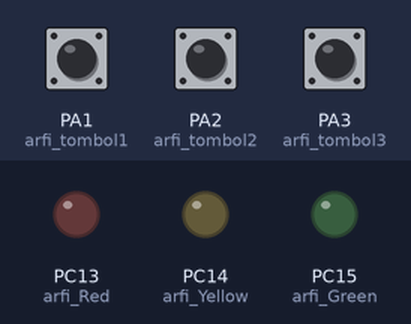
A sketch run on a simulated STM32 Blue Pill. On the bench: output pins drawn as LEDs (lit = HIGH). Inputs (shaded band) come from the test bench; at power-on: PA1 (arfi_tombol1) LOW, PA2 (arfi_tombol2) LOW, PA3 (arfi_tombol3) LOW. What the sketch prints to the serial monitor is not drawn.

Above: at 1.2 s.
1.3 s: PA1 (arfi_tombol1) pulled HIGH for 3.2 s
At 5.6 s:
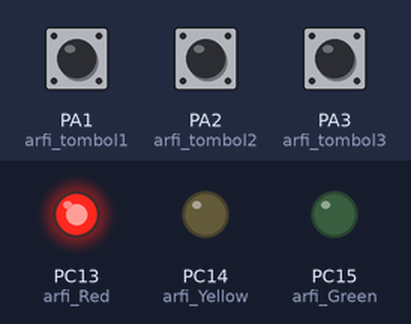
6.0 s: PA2 (arfi_tombol2) pulled HIGH for 1 s
At 6.4 s:
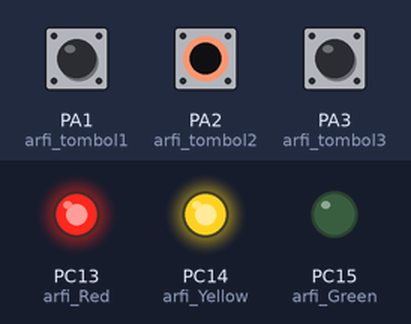
8.5 s: PA3 (arfi_tombol3) pulled HIGH for 1 s
At 8.8 s:
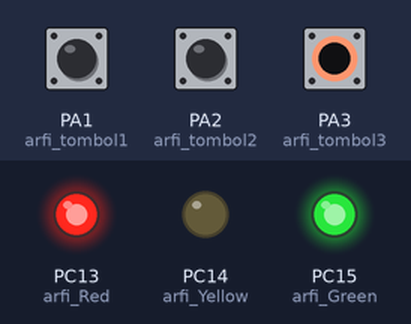
11.0 s: PA1 (arfi_tombol1) pulled HIGH for 1 s
At 12.3 s:
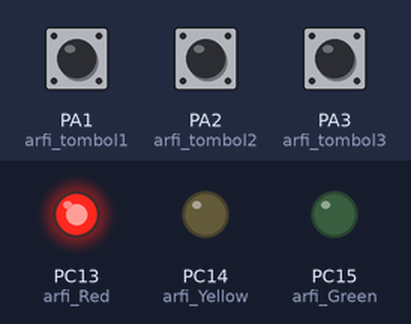
15.0 s: PA1 (arfi_tombol1) pulled HIGH for 0.15 s
At 16.2 s:
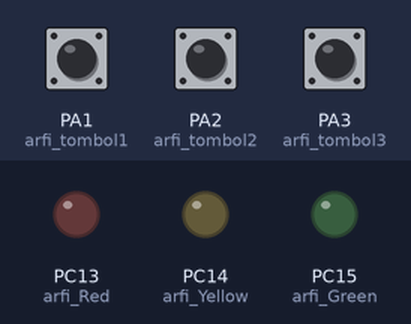
16.6 s: PA2 (arfi_tombol2) pulled HIGH for 0.15 s
At 17.4 s:
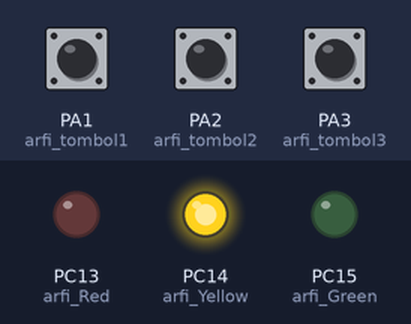
Timing chart, 0 to 19.2 s (numbered marks = the images above; inputs shaded):
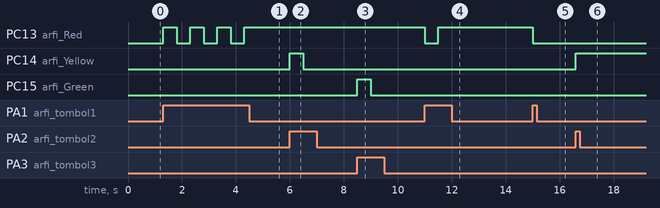

Measured:
- after the input at 1.3 s, PC13 (arfi_Red): alternates HIGH for 0.50 s and LOW for 0.50 s, 7 changes in all, then stays HIGH, starting at once
- after the input at 6.0 s, PC14 (arfi_Yellow): LOW → HIGH at once, → LOW 0.50 s later
- after the input at 8.5 s, PC15 (arfi_Green): LOW → HIGH at once, → LOW 0.50 s later
- after the input at 11.0 s, PC13 (arfi_Red): HIGH → LOW at once, → HIGH 0.50 s later
- after the input at 15.0 s, PC13 (arfi_Red): HIGH → LOW at once
- after the input at 16.6 s, PC14 (arfi_Yellow): LOW → HIGH at once

The sketch:

12._STM32_CHALLENGE_WITH_KUNCI.ino
```cpp
//INISIAL
int arfi_Red = PC13;
int arfi_Yellow = PC14;
int arfi_Green = PC15;

int arfi_tombol1 = PA1;
int arfi_tombol2 = PA2;
int arfi_tombol3 = PA3;

int kunci1=0;
int kunci2=0;
int kunci3=0;

void setup() {

  Serial.begin(9600);
  pinMode (arfi_tombol1,INPUT);
  pinMode (arfi_tombol2,INPUT);
  pinMode (arfi_tombol3,INPUT);
  pinMode (arfi_Red,OUTPUT);
  pinMode (arfi_Yellow,OUTPUT);
  pinMode (arfi_Green,OUTPUT);

}

void loop() {
  // BACA DATA
   int bacaarfi_tombol1=digitalRead(arfi_tombol1);
   int bacaarfi_tombol2=digitalRead(arfi_tombol2);
   int bacaarfi_tombol3=digitalRead(arfi_tombol3);

  //PRINT TO SERIAL
  Serial.print( " arfi_tombol1 : " );
  Serial.print(bacaarfi_tombol1);
  Serial.print( " - arfi_tombol2 : " );
  Serial.print(bacaarfi_tombol2);

  Serial.print( " - arfi_tombol3 : " );
  Serial.print(bacaarfi_tombol3);
  Serial.println(); // untuk enter

  //LOGIKA
  if (bacaarfi_tombol1==1 and kunci1==0){
     digitalWrite(arfi_Red,HIGH);
     kunci1=1;
     delay(500);
  }
  else if (bacaarfi_tombol1==1 and kunci1==1) {
     digitalWrite(arfi_Red,LOW);
     kunci1=0;
     delay(500);
  }
  if (bacaarfi_tombol2==1 and kunci2==0){
     digitalWrite(arfi_Yellow,HIGH);
     kunci2=1;
     delay(500);
  }
  else if (bacaarfi_tombol2==1 and kunci2==1){
     digitalWrite(arfi_Yellow,LOW);
     kunci2=0;
     delay(500);
  }
  if (bacaarfi_tombol3==1 and kunci3==0){
     digitalWrite(arfi_Green,HIGH);
     kunci3=1;
     delay(500);
  }
  else if (bacaarfi_tombol3==1 and kunci3==1) {
     digitalWrite(arfi_Green,LOW);
     kunci3=0;
     delay(500);
  }
}
```
